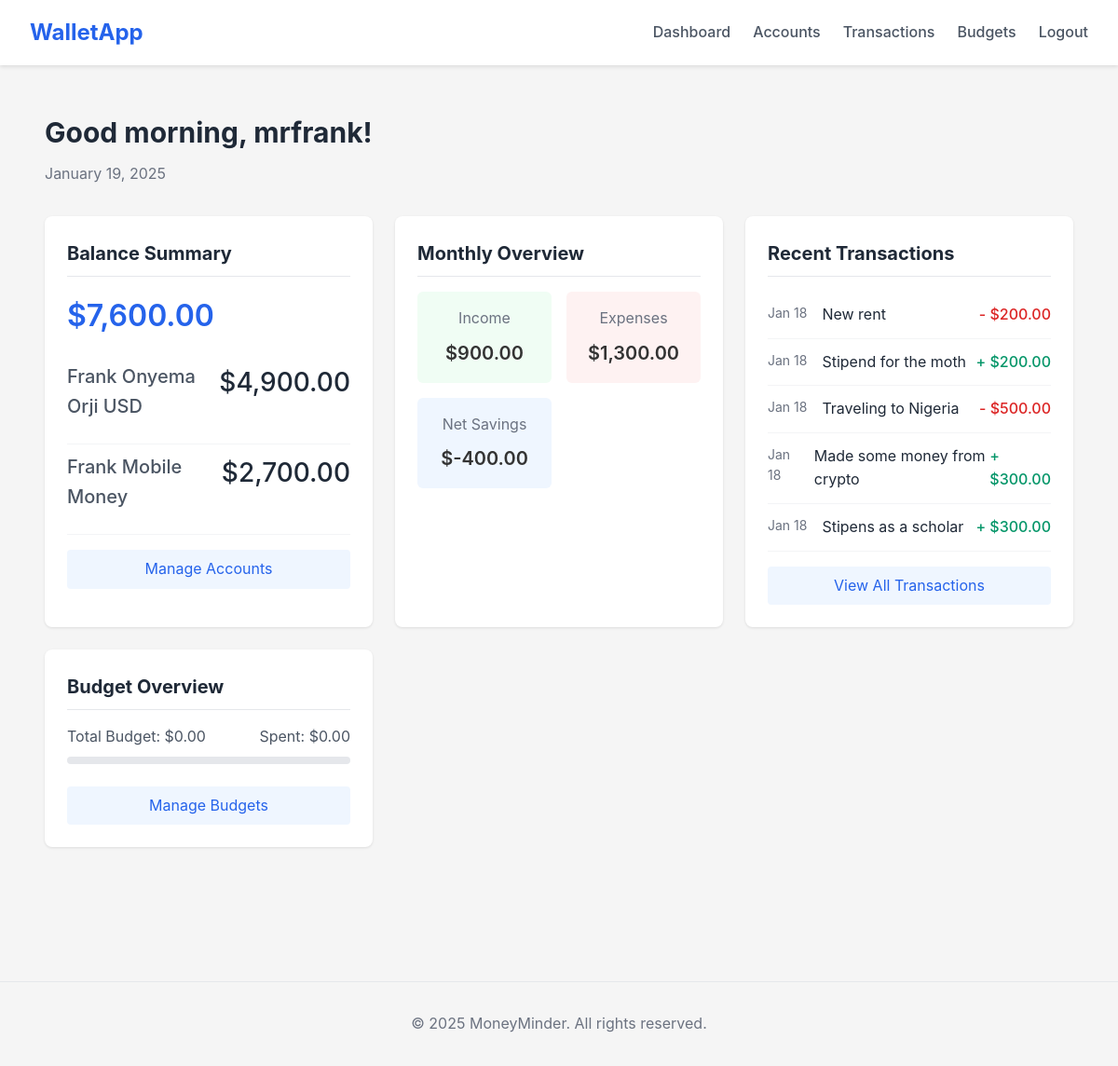
Page /dashboard (signed in) on the earlier database version.
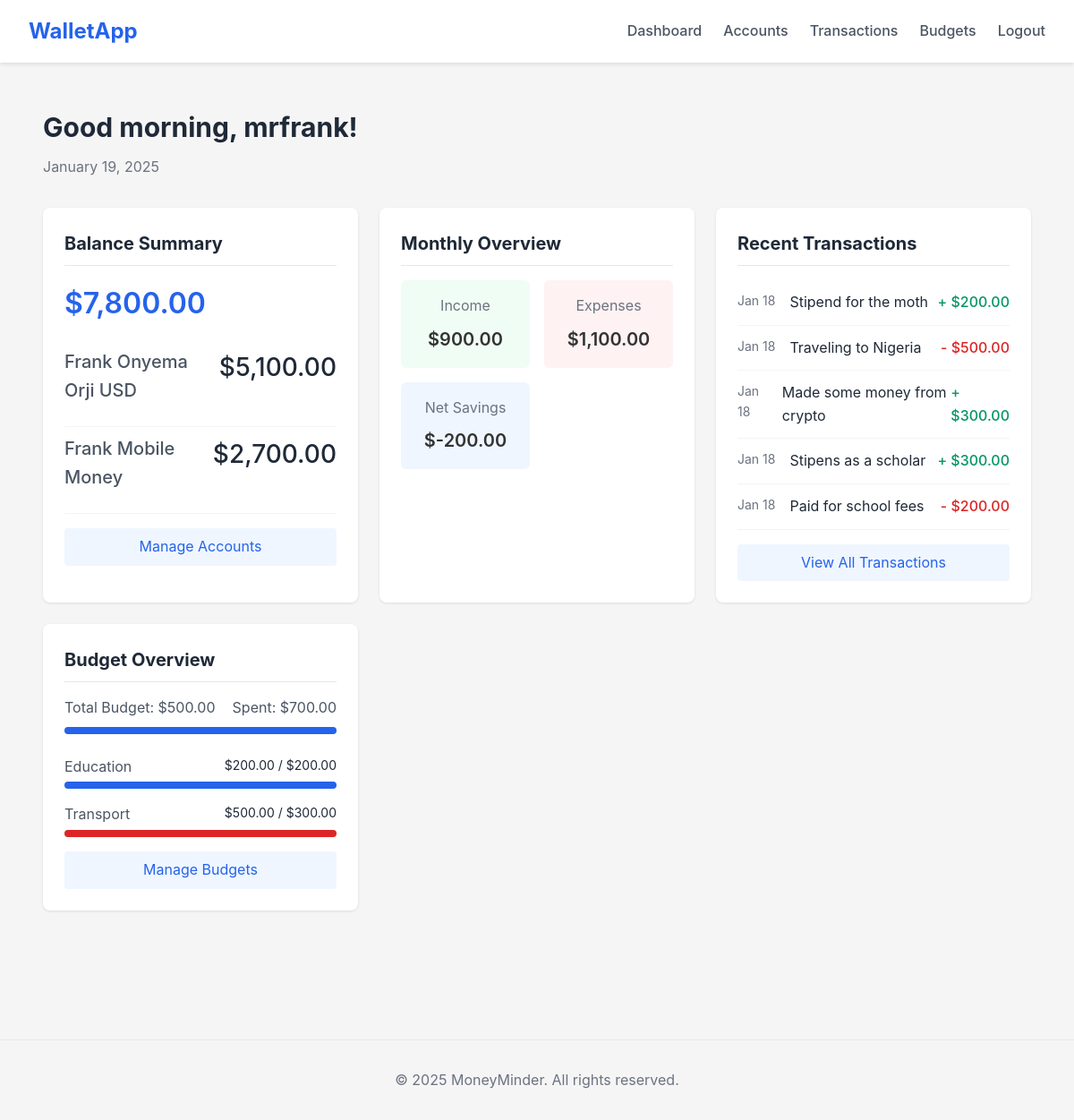
Same page on the later database version.
### app/models/account.py (models this page shows, shortened)
class Account(db.Model, BaseModel):
    __tablename__ = 'accounts'
    name = db.Column(db.String(100), nullable=False)
    account_type = db.Column(db.String(50), nullable=False)  # bank, cash, mobile_money
    currency = db.Column(db.String(3), nullable=False, default='USD')
    balance = db.Column(db.Numeric(10, 2), nullable=False, default=0)
    description = db.Column(db.Text)
    user_id = db.Column(db.String(50), db.ForeignKey('users.id'), nullable=False)
    transactions = db.relationship('Transaction', back_populates='account', lazy='dynamic', cascade='all, delete-orphan')

### app/models/transaction.py (models this page shows, shortened)
class Transaction(db.Model, BaseModel):
    __tablename__ = 'transactions'
    amount = db.Column(db.Numeric(10, 2), nullable=False)
    transaction_type = db.Column(db.String(20), nullable=False)  # 'income' or 'expense'
    description = db.Column(db.Text)
    date = db.Column(db.DateTime, nullable=False, default=datetime.utcnow)
    category = db.Column(db.String(100), nullable=False)
    tag = db.Column(db.String(100), nullable=False)
    user_id = db.Column(db.String(50), db.ForeignKey('users.id'), nullable=False)
    account_id = db.Column(db.String(50), db.ForeignKey('accounts.id'), nullable=False)
    account = db.relationship('Account', back_populates='transactions')
    @staticmethod
    def get_by_date_range(user_id, start_date, end_date):
        return Transaction.query.filter(
            Transaction.user_id == user_id,
            Transaction.date >= start_date,
            Transaction.date <= end_date
        ).order_by(Transaction.date.desc()).all()

### app/models/budget.py (models this page shows, shortened)
class Budget(db.Model, BaseModel):
    __tablename__ = 'budgets'
    amount = db.Column(db.Numeric(10, 2), nullable=False)
    start_date = db.Column(db.DateTime, nullable=False)
    end_date = db.Column(db.DateTime, nullable=False)
    notification_threshold = db.Column(db.Integer, default=80)  # Percentage
    category = db.Column(db.String(100), nullable=False)
    tag = db.Column(db.String(100), nullable=True)
    user_id = db.Column(db.String(50), db.ForeignKey('users.id'), nullable=False)
    def get_spent_amount(self):
        query = db.session.query(db.func.sum(Transaction.amount)).filter(
            Transaction.category == self.category,
            Transaction.date >= self.start_date,
            Transaction.date <= self.end_date,
            Transaction.transaction_type == 'expense'
        )
        if self.tag:
            query = query.filter(Transaction.tag == self.tag)
        spent = query.scalar() or 0
        return Decimal(str(spent))
    def get_remaining_amount(self):
        return self.amount - self.get_spent_amount()
    def get_spending_percentage(self):
        spent = self.get_spent_amount()
        if self.amount > 0:
            return (spent / self.amount) * 100
        return 0
    def is_exceeded(self):
        return self.get_spent_amount() > self.amount
    @staticmethod
    def get_active_budgets(user_id, date=None):
        if date is None:
            date = datetime.utcnow()
        return Budget.query.filter(
            Budget.user_id == user_id,
            Budget.start_date <= date,
            Budget.end_date >= date
        ).all()

### app/routes/main.py (the view)
@main.route('/')
@main.route('/index')
@main.route('/dashboard')
@login_required
def index():
    accounts = Account.query.filter_by(user_id=current_user.id).all()
    total_balance = sum(float(account.balance) for account in accounts)
    recent_transactions = Transaction.query.filter_by(
        user_id=current_user.id
    ).order_by(
        Transaction.date.desc()
    ).limit(5).all()
    start_of_month = datetime.utcnow().replace(day=1, hour=0, minute=0, second=0, microsecond=0)
    end_of_month = (start_of_month + timedelta(days=32)).replace(day=1) - timedelta(seconds=1)
    month_transactions = Transaction.get_by_date_range(
        current_user.id,
        start_of_month,
        end_of_month
    )
    total_income = sum(
        float(t.amount) for t in month_transactions
        if t.transaction_type == 'income'
    )
    total_expenses = sum(
        float(t.amount) for t in month_transactions
        if t.transaction_type == 'expense'
    )
    active_budgets = Budget.get_active_budgets(current_user.id)
    budget_status = [
        {
            'category': budget.category,
            'amount': float(budget.amount),
            'spent': float(budget.get_spent_amount()),
            'remaining': float(budget.get_remaining_amount()),
            'percentage': float(budget.get_spending_percentage()),
            'is_exceeded': budget.is_exceeded()
        }
        for budget in active_budgets
    ]
    total_budget = sum(float(budget.amount) for budget in active_budgets)
    total_spent = sum(float(budget.get_spent_amount()) for budget in active_budgets)
    greeting = get_time_based_greeting()
    return render_template('dashboard/index.html',
                           greeting=greeting,
                           accounts=accounts,
                           total_balance=total_balance,
                           recent_transactions=recent_transactions,
                           total_income=total_income,
                           total_expenses=total_expenses,
                           budget_status=budget_status,
                           total_budget=total_budget,
                           total_spent=total_spent)

### app/models/__init__.py (called while the page is built)
    @classmethod
    def get_by_id(cls, id):
        return cls.query.get_or_404(id)

### app/routes/main.py (called while the page is built)
def get_time_based_greeting():
    hour = datetime.now().hour
    if 5 <= hour < 12:
        return "Good morning"
    elif 12 <= hour < 17:
        return "Good afternoon"
    else:
        return "Good evening"

### app/templates/dashboard/index.html (shortened to what the changed rows need)
{% extends "base.html" %}
{% block styles %}
<link rel="stylesheet" href="{{ url_for('static', filename='css/dashboard.css') }}">
{% endblock %}
{% block content %}
<div class="dashboard">
    <div class="welcome-section">
    <h1>{{ greeting }}, {{ current_user.username }}!</h1>
</div>
    <div class="dashboard-grid">
        <div class="dashboard-card summary-card">
            <h2>Balance Summary</h2>
            <div class="balance-amount">{{ "${:,.2f}".format(total_balance) }}</div>
            <div class="account-list">
                {% for account in accounts %}
                <div class="account-item">
                    <span class="account-name">{{ account.name }}</span>
                    <span class="account-balance">{{ "${:,.2f}".format(account.balance) }}</span>
                </div>
                {% endfor %}
            </div>
            <a href="{{ url_for('accounts.index') }}" class="card-link">Manage Accounts</a>
        </div>
        <div class="dashboard-card overview-card">
            <h2>Monthly Overview</h2>
            <div class="overview-grid">
                <div class="overview-item expenses">
                    <span class="label">Expenses</span>
                    <span class="amount">{{ "${:,.2f}".format(total_expenses) }}</span>
                </div>
                <div class="overview-item savings">
                    <span class="label">Net Savings</span>
                    <span class="amount">{{ "${:,.2f}".format(total_income - total_expenses) }}</span>
                </div>
            </div>
        </div>
        <div class="dashboard-card transactions-card">
            <h2>Recent Transactions</h2>
            <div class="transaction-list">
                {% for transaction in recent_transactions %}
                <div class="transaction-item {{ transaction.transaction_type }}">
                    <div class="transaction-info">
                        <span class="transaction-date">{{ moment(transaction.date).format('MMM DD') }}</span>
                        <span class="transaction-description">{{ transaction.description }}</span>
                    </div>
                    <span class="transaction-amount">
                        {{ "+" if transaction.transaction_type == 'income' else "-" }}
                        {{ "${:,.2f}".format(transaction.amount) }}
                    </span>
                </div>
                {% endfor %}
            </div>
        </div>
        <div class="dashboard-card budget-card">
            <h2>Budget Overview</h2>
            <div class="budget-progress">
                <div class="total-budget">
                    <span>Total Budget: {{ "${:,.2f}".format(total_budget) }}</span>
                    <span>Spent: {{ "${:,.2f}".format(total_spent) }}</span>
                </div>
                <div class="progress-bar">
                    <div class="progress" style="width: {{ (total_spent / total_budget * 100) if total_budget > 0 else 0 }}%"></div>
                </div>
            </div>
            <div class="budget-list">
                {% for budget in budget_status %}
                <div class="budget-item {{ 'exceeded' if budget.is_exceeded else '' }}">
                    <div class="budget-info">
                        <span class="budget-category">{{ budget.category }}</span>
                        <span class="budget-amounts">
                            {{ "${:,.2f}".format(budget.spent) }} / {{ "${:,.2f}".format(budget.amount) }}
                        </span>
                    </div>
                    <div class="progress-bar">
                        <div class="progress" style="width: {{ budget.percentage }}%"></div>
                    </div>
                </div>
                {% endfor %}
            </div>
        </div>
    </div>
</div>
{% endblock %}

Differences in the rows shown:
removed Transaction: date "Jan 18", transaction_type "-", amount "$200.00"
changed Account "Frank Onyema Orji USD": balance "$4,900.00" → "$5,100.00"
now on this page (row unchanged): Transaction: date "Jan 18", transaction_type "-", amount "$200.00"
added Budget: category "Education", spent "$200.00", amount "$200.00", {{ budget.percentage }} 100.0 (drawn)
added Budget: category "Transport", spent "$500.00", amount "$300.00", {{ budget.percentage }} 166.66666666666666 (drawn)
Other differences:
{{ "${:,.2f}".format(total_balance) }}: "$7,600.00" → "$7,800.00"
{{ "${:,.2f}".format(total_expenses) }}: "$1,300.00" → "$1,100.00"
{{ "${:,.2f}".format(total_income - total_expenses) }}: "$-400.00" → "$-200.00"
{{ "${:,.2f}".format(total_budget) }}: "$0.00" → "$500.00"
{{ "${:,.2f}".format(total_spent) }}: "$0.00" → "$700.00"
